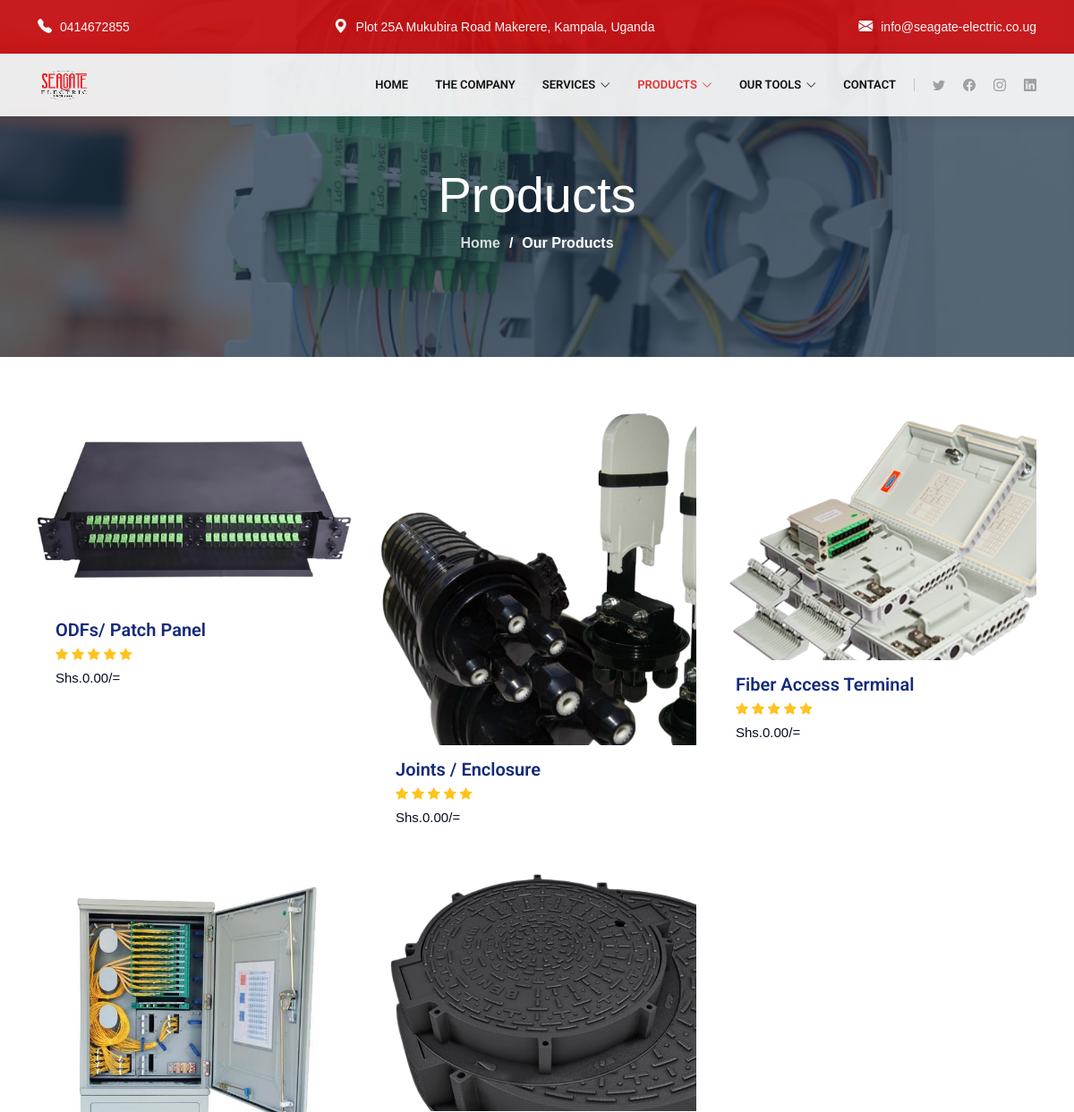
/products (upper part), run on an earlier commit of the app's database.
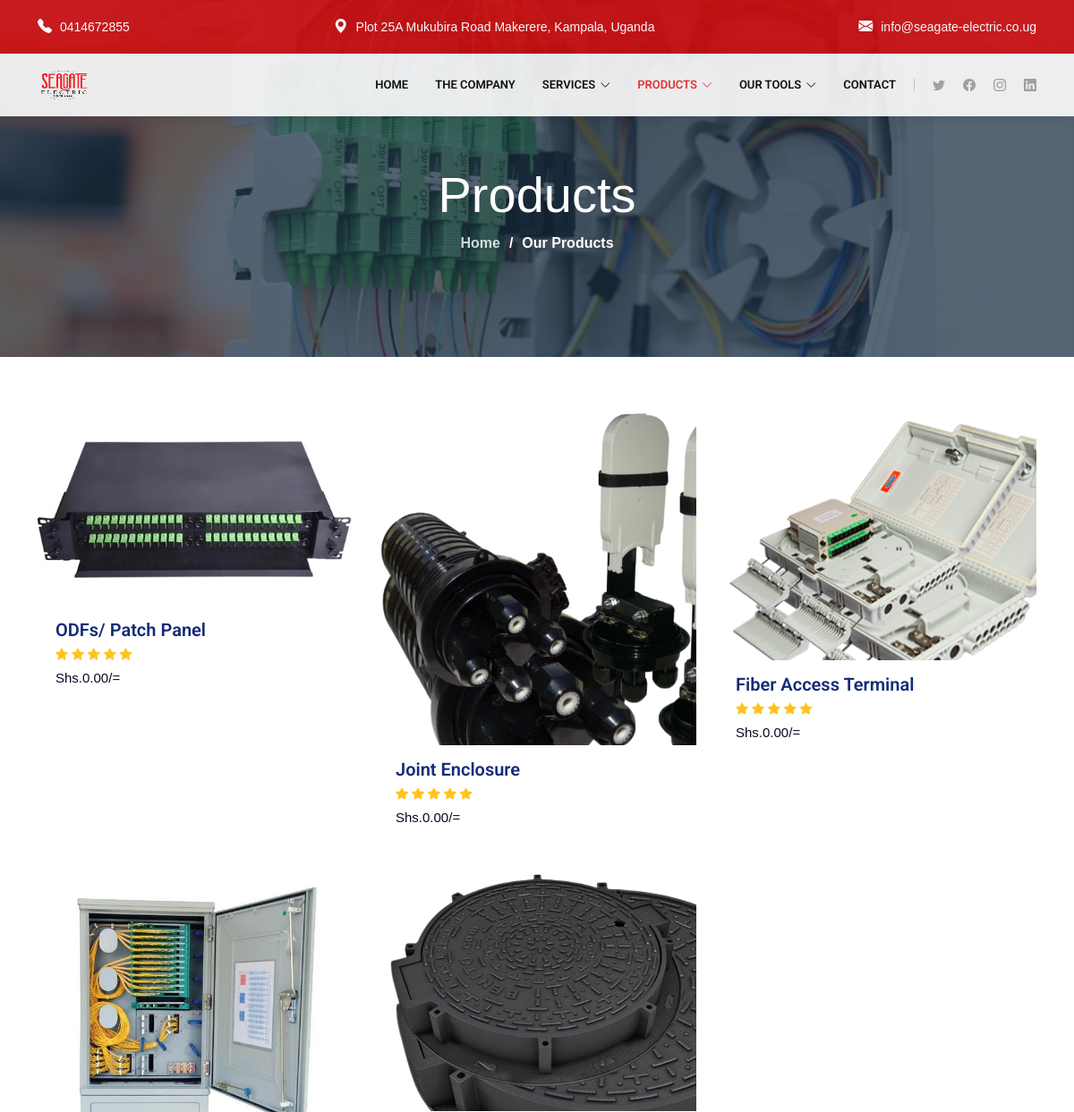
And on a later commit of the database.
### products/models.py (models this page shows, shortened)
class Product(models.Model):
    name = models.CharField(max_length=100)
    description = models.CharField(max_length=2000, blank=True, null=True)
    price = models.DecimalField(max_digits=20,decimal_places=2, default=0.0)
    rating = models.IntegerField(default=0)
    type = models.CharField(max_length=200)
    image = models.ImageField(upload_to="img/products") #800 by 600
    features = models.CharField(max_length=1500, blank=True, null=True)
    specification = models.CharField(max_length=15000, blank=True, null=True)
    class Meta:
        verbose_name = _("Product")
        verbose_name_plural = _("Products")

### products/views.py (the view)
# urls.py: path('', include('products.urls')),
def products(request):
    products = Product.objects.all()
    tools = Tool.objects.all()
    services = Service.objects.all()
    return render(request,'products.html',{"products":products,"tools":tools,"services":services})

### products/templates/products.html (shortened to what this page needs)
{% extends 'master.html' %}
{% load static %}
{% block content %}
    <div class="breadcrumbs d-flex align-items-center" style="background-image: url('../../static/img/cabinet.jpeg');margin-top:-1px;">
        <div class="container position-relative d-flex flex-column align-items-center">
            <h2>Products</h2>
            <ol>
            <li><a href="/">Home</a></li>
            <li style="color:#fff">Our Products</li>
            </ol>
    </div>
    </div>
    <section id="hotels" class="section-with-bg">
        <div class="container" data-aos="fade-up">
          <div class="row" data-aos="fade-up" data-aos-delay="100">
            {% for product in products %}
                <div class="col-lg-4 col-md-6">
                    <div class="hotel">
                    <div class="hotel-img">
                        <img src="{{product.image.url}}" alt="{{product.name}}" class="img-fluid" style = "background-image: url({{product.image.url}});">
                    </div>
                    <h3><a href="#">{{product.name}}</a></h3>
                    <div class="stars">
                        <i class="bi bi-star-fill"></i>
                        <i class="bi bi-star-fill"></i>
                        <i class="bi bi-star-fill"></i>
                        <i class="bi bi-star-fill"></i>
                        <i class="bi bi-star-fill"></i>
                    </div>
                    <p>Shs.{{product.price}}/=</p>
                    </div>
                </div>
            {% endfor %}
          </div>
        </div>
      </section>
{% endblock %}

What changed in the data, as far as the page shows it:
changed Product: name "Joints / Enclosure" → "Joint Enclosure"
